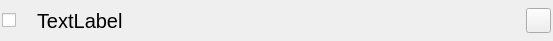
<?xml version="1.0" encoding="UTF-8"?>
<ui version="4.0">
 <class>ListItem</class>
 <widget class="QWidget" name="ListItem">
  <property name="geometry">
   <rect>
    <x>0</x>
    <y>0</y>
    <width>553</width>
    <height>41</height>
   </rect>
  </property>
  <property name="minimumSize">
   <size>
    <width>0</width>
    <height>0</height>
   </size>
  </property>
  <property name="windowTitle">
   <string>Form</string>
  </property>
  <layout class="QHBoxLayout" name="horizontalLayout">
   <property name="spacing">
    <number>10</number>
   </property>
   <property name="leftMargin">
    <number>2</number>
   </property>
   <property name="topMargin">
    <number>2</number>
   </property>
   <property name="rightMargin">
    <number>2</number>
   </property>
   <property name="bottomMargin">
    <number>2</number>
   </property>
   <item>
    <widget class="QCheckBox" name="checkBox">
     <property name="sizePolicy">
      <sizepolicy hsizetype="Fixed" vsizetype="Fixed">
       <horstretch>0</horstretch>
       <verstretch>0</verstretch>
      </sizepolicy>
     </property>
     <property name="minimumSize">
      <size>
       <width>25</width>
       <height>25</height>
      </size>
     </property>
     <property name="layoutDirection">
      <enum>Qt::LeftToRight</enum>
     </property>
     <property name="text">
      <string/>
     </property>
     <property name="iconSize">
      <size>
       <width>25</width>
       <height>25</height>
      </size>
     </property>
    </widget>
   </item>
   <item>
    <widget class="QLabel" name="label">
     <property name="sizePolicy">
      <sizepolicy hsizetype="MinimumExpanding" vsizetype="Preferred">
       <horstretch>0</horstretch>
       <verstretch>0</verstretch>
      </sizepolicy>
     </property>
     <property name="font">
      <font>
       <pointsize>15</pointsize>
      </font>
     </property>
     <property name="text">
      <string>TextLabel</string>
     </property>
    </widget>
   </item>
   <item>
    <widget class="QPushButton" name="pushButton">
     <property name="sizePolicy">
      <sizepolicy hsizetype="Fixed" vsizetype="Fixed">
       <horstretch>0</horstretch>
       <verstretch>0</verstretch>
      </sizepolicy>
     </property>
     <property name="minimumSize">
      <size>
       <width>16</width>
       <height>16</height>
      </size>
     </property>
     <property name="maximumSize">
      <size>
       <width>25</width>
       <height>25</height>
      </size>
     </property>
     <property name="styleSheet">
      <string notr="true">border-image: url(:/picture/close.png);</string>
     </property>
     <property name="text">
      <string/>
     </property>
     <property name="iconSize">
      <size>
       <width>16</width>
       <height>16</height>
      </size>
     </property>
    </widget>
   </item>
  </layout>
 </widget>
 <resources/>
 <connections/>
</ui>
